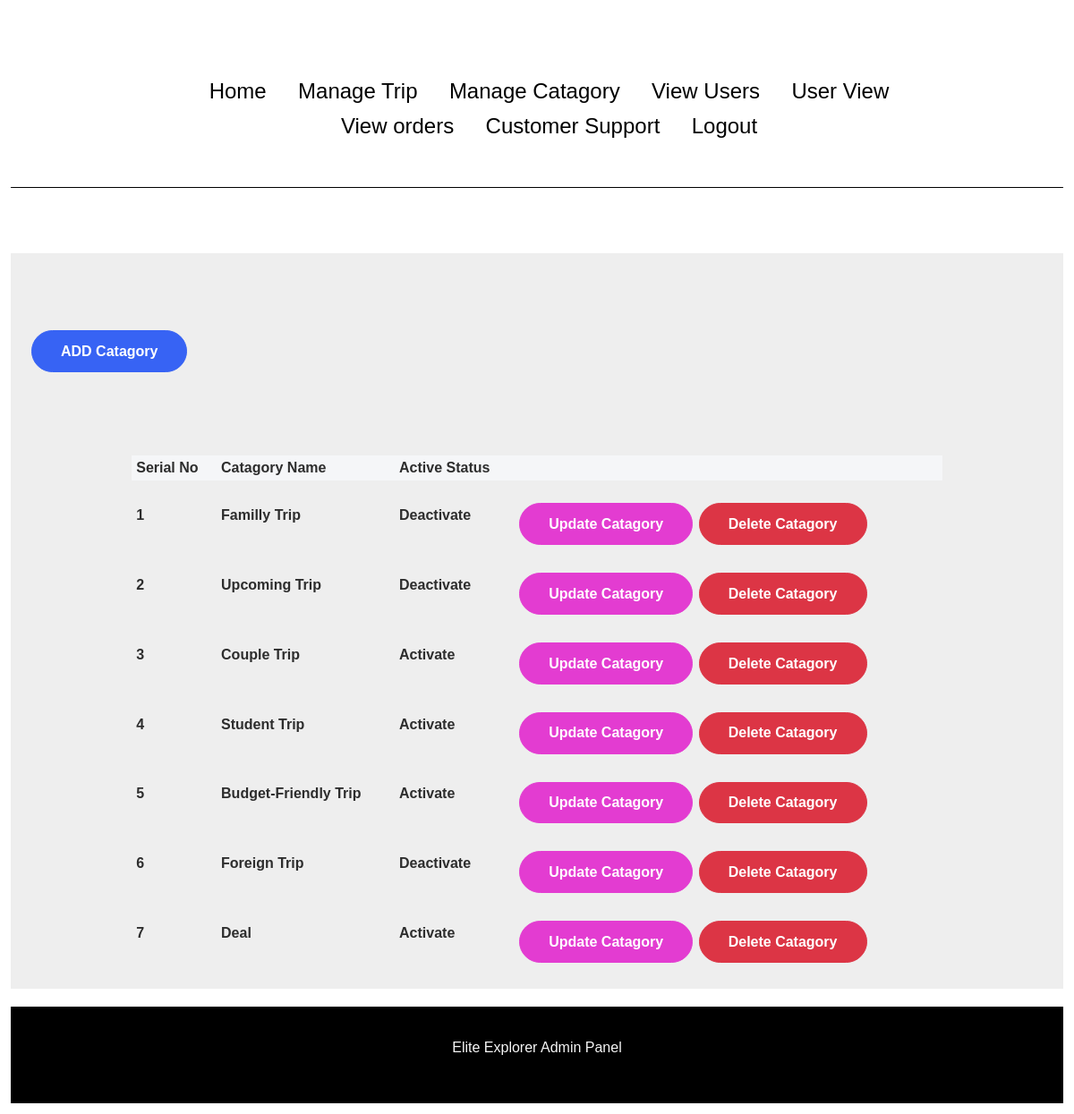
The page /Project_Files/admin/managecatagory.php (signed in) on the database its author committed.
### tables this page shows
CREATE TABLE `catagory` (
  `c_id` int(11) NOT NULL,
  `c_name` varchar(50) NOT NULL,
  `c_active` int(11) NOT NULL
);

### Project_Files/admin/managecatagory.php (the view, shortened to what this page needs)
<?php
include('reuse/menu.php');
include('reuse/dbConn.php');
 if (isset($_SESSION['aemail'])) {
?>
<br />
<br />
<div class="w-auto p-3" style="background-color: #eee;">
    <div class="content">
        <h1><a href="addcatagory.php" class="btn btn-primary">ADD Catagory </h1></a>
    </div>
    <div class="d-flex justify-content-center">
        <table>
        <thead class="bg-light">
            <tr>
                <th>
                    Serial No
                </th>
                <th>
                    Catagory Name
                </th>
                <th>
                    Active Status
                </th>
                <th>
                </th>
            </tr>
        </thead>
            <?php
            $sql = "SELECT * from catagory";
            $res = mysqli_query($link, $sql);
            if ($res == true) {
                $count = mysqli_num_rows($res);
            }
            if ($count > 0) {
                $sn = 1;
                while ($rows = mysqli_fetch_assoc($res)) {
                    $id = $rows['c_id'];
                    $c_name = $rows['c_name'];
                    $c_active = $rows['c_active'];
            ?>
                    <tr>
                        <th><?php echo $sn++ ?></th>
                        <th><?php echo $c_name ?></th>
                        <th><?php if ($c_active == 2) echo "Deactivate";
                            else echo "Activate"; ?></th>
                        <th>
                            <a href="updateCatagory.php?id=<?php echo $id; ?>" class="btn btn-secondary"> Update Catagory</a>
                            <a href="deleteCatagory.php?id=<?php echo $id; ?> " class="btn btn-danger"> Delete Catagory</a>
                        </th>
                    </tr>
            <?php
                }
            }
            ?>
        </table>
    </div>
</div>
<?php include('reuse/footer.php') ;}else{
        header('location:../adminlogin.php');
}?>

### Project_Files/css/admin.css (style rules this page uses)
* { margin: 1; margin-top: 20; padding: 5; font-family: 'Gill Sans', 'Gill Sans MT', Calibri, 'Trebuchet MS', sans-serif; }
.content { margin: 1% 0; padding: 3% 0; }
table { align-items: center; width: 80%; border-collapse: collapse; }
.btn-primary { background-color: #17c0eb; padding: 1%; color: white; text-decoration: none; font-weight: bold; }
.btn-secondary { background-color: #9854cb; padding: 1%; color: white; text-decoration: none; font-weight: bold; }

### rows shown on the page
catagory: c_name "Familly Trip", c_active "Deactivate"
catagory: c_name "Upcoming Trip", c_active "Deactivate"
catagory: c_name "Couple Trip", c_active "Activate"
catagory: c_name "Student Trip", c_active "Activate"
catagory: c_name "Budget-Friendly Trip", c_active "Activate"
catagory: c_name "Foreign Trip", c_active "Deactivate"
catagory: c_name "Deal", c_active "Activate"
